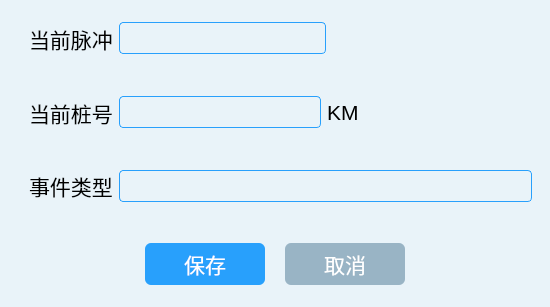
<?xml version="1.0" encoding="UTF-8"?>
<ui version="4.0">
 <class>FormEventMark</class>
 <widget class="QWidget" name="FormEventMark">
  <property name="windowModality">
   <enum>Qt::ApplicationModal</enum>
  </property>
  <property name="geometry">
   <rect>
    <x>0</x>
    <y>0</y>
    <width>550</width>
    <height>307</height>
   </rect>
  </property>
  <property name="windowTitle">
   <string>事件标注</string>
  </property>
  <layout class="QHBoxLayout" name="horizontalLayout_2">
   <property name="spacing">
    <number>0</number>
   </property>
   <property name="leftMargin">
    <number>0</number>
   </property>
   <property name="topMargin">
    <number>0</number>
   </property>
   <property name="rightMargin">
    <number>0</number>
   </property>
   <property name="bottomMargin">
    <number>0</number>
   </property>
   <item>
    <widget class="QWidget" name="centerWidget" native="true">
     <property name="styleSheet">
      <string notr="true">#scrollArea{border:none}

QPushButton,QLineEdit,QComboBox{min-height:30px}

QWidget{font-size:21px;background-color: #e9f3f9;}

QLineEdit{padding-left:9px}

QWidget{font-family:&quot;微软雅黑&quot;;outline:0px;}

QLineEdit,QDoubleSpinBox,QSpinBox{background:transparent;padding-left:9px;border:1px solid #18679d1;border-radius:4px;border:1px solid rgb(40,160,252);}</string>
     </property>
     <layout class="QVBoxLayout" name="verticalLayout_2">
      <item>
       <widget class="QWidget" name="remarkWidget_2" native="true">
        <property name="minimumSize">
         <size>
          <width>0</width>
          <height>50</height>
         </size>
        </property>
        <layout class="QHBoxLayout" name="horizontalLayout_3">
         <property name="leftMargin">
          <number>20</number>
         </property>
         <property name="topMargin">
          <number>0</number>
         </property>
         <item>
          <widget class="QLabel" name="label_2">
           <property name="text">
            <string>当前脉冲</string>
           </property>
          </widget>
         </item>
         <item>
          <widget class="LineEdit" name="pulse_value">
           <property name="minimumSize">
            <size>
             <width>0</width>
             <height>32</height>
            </size>
           </property>
          </widget>
         </item>
         <item>
          <spacer name="horizontalSpacer_3">
           <property name="orientation">
            <enum>Qt::Horizontal</enum>
           </property>
           <property name="sizeHint" stdset="0">
            <size>
             <width>40</width>
             <height>20</height>
            </size>
           </property>
          </spacer>
         </item>
        </layout>
       </widget>
      </item>
      <item>
       <widget class="QWidget" name="remarkWidget_3" native="true">
        <property name="minimumSize">
         <size>
          <width>0</width>
          <height>50</height>
         </size>
        </property>
        <layout class="QHBoxLayout" name="horizontalLayout_4">
         <property name="leftMargin">
          <number>20</number>
         </property>
         <property name="topMargin">
          <number>0</number>
         </property>
         <item>
          <widget class="QLabel" name="label_3">
           <property name="text">
            <string>当前桩号</string>
           </property>
          </widget>
         </item>
         <item>
          <widget class="LineEdit" name="current_station">
           <property name="minimumSize">
            <size>
             <width>0</width>
             <height>32</height>
            </size>
           </property>
          </widget>
         </item>
         <item>
          <widget class="QLabel" name="label_4">
           <property name="text">
            <string>KM</string>
           </property>
          </widget>
         </item>
         <item>
          <spacer name="horizontalSpacer_4">
           <property name="orientation">
            <enum>Qt::Horizontal</enum>
           </property>
           <property name="sizeHint" stdset="0">
            <size>
             <width>40</width>
             <height>20</height>
            </size>
           </property>
          </spacer>
         </item>
        </layout>
       </widget>
      </item>
      <item>
       <widget class="QWidget" name="remarkWidget" native="true">
        <property name="minimumSize">
         <size>
          <width>0</width>
          <height>50</height>
         </size>
        </property>
        <layout class="QHBoxLayout" name="horizontalLayout">
         <property name="leftMargin">
          <number>20</number>
         </property>
         <property name="topMargin">
          <number>0</number>
         </property>
         <item>
          <widget class="QLabel" name="label">
           <property name="text">
            <string>事件类型</string>
           </property>
          </widget>
         </item>
         <item>
          <widget class="LineEdit" name="lineEdit">
           <property name="minimumSize">
            <size>
             <width>0</width>
             <height>32</height>
            </size>
           </property>
          </widget>
         </item>
        </layout>
       </widget>
      </item>
      <item>
       <widget class="QWidget" name="widget_3" native="true">
        <layout class="QHBoxLayout" name="horizontalLayout_8">
         <property name="spacing">
          <number>20</number>
         </property>
         <item>
          <spacer name="horizontalSpacer">
           <property name="orientation">
            <enum>Qt::Horizontal</enum>
           </property>
           <property name="sizeHint" stdset="0">
            <size>
             <width>141</width>
             <height>20</height>
            </size>
           </property>
          </spacer>
         </item>
         <item>
          <widget class="QPushButton" name="saveBtn">
           <property name="minimumSize">
            <size>
             <width>120</width>
             <height>42</height>
            </size>
           </property>
           <property name="styleSheet">
            <string notr="true">background: #28A0FC;
border-radius: 6px 6px 6px 6px;
color:rgb(255,255,255);
min-width:120px;
min-height:42px;</string>
           </property>
           <property name="text">
            <string>保存</string>
           </property>
          </widget>
         </item>
         <item>
          <widget class="QPushButton" name="cancleBtn">
           <property name="minimumSize">
            <size>
             <width>120</width>
             <height>42</height>
            </size>
           </property>
           <property name="styleSheet">
            <string notr="true">background: #99B4C5;
border-radius: 6px 6px 6px 6px;
color:rgb(255,255,255);
min-height:42px;
min-width:120px;
min-height:42px;</string>
           </property>
           <property name="text">
            <string>取消</string>
           </property>
          </widget>
         </item>
         <item>
          <spacer name="horizontalSpacer_2">
           <property name="orientation">
            <enum>Qt::Horizontal</enum>
           </property>
           <property name="sizeHint" stdset="0">
            <size>
             <width>141</width>
             <height>20</height>
            </size>
           </property>
          </spacer>
         </item>
        </layout>
       </widget>
      </item>
     </layout>
    </widget>
   </item>
  </layout>
 </widget>
 <customwidgets>
  <customwidget>
   <class>LineEdit</class>
   <extends>QLineEdit</extends>
   <header>lineedit.h</header>
  </customwidget>
 </customwidgets>
 <resources/>
 <connections/>
</ui>
